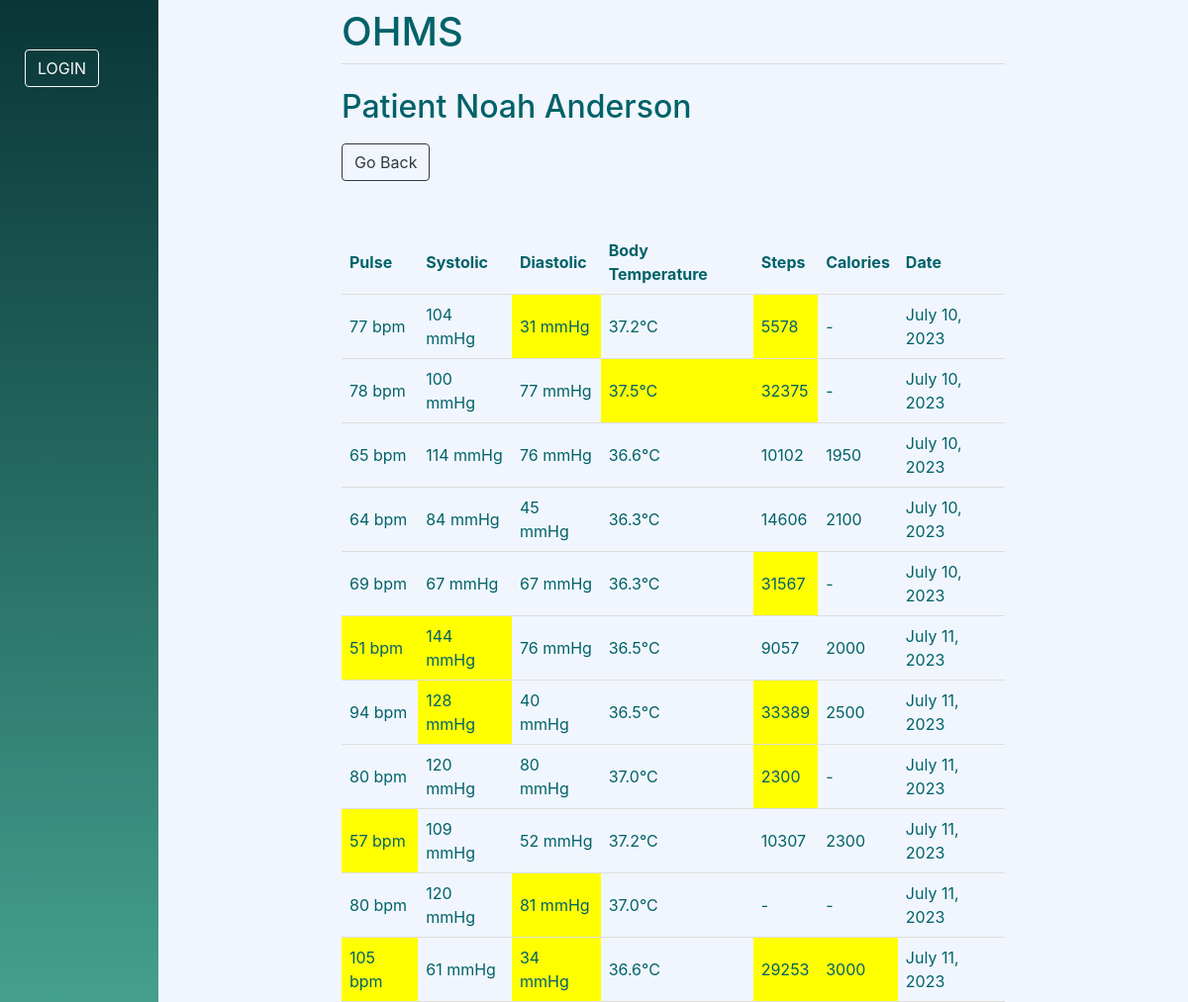
Page /doctors/view_data/Noah/Anderson/ on the committed database.
### ohms_app/models.py (models this page shows, shortened)
class Patient(models.Model):
    user = models.OneToOneField(CustomUser, on_delete=models.CASCADE)
    first_name = models.CharField(max_length=255)
    last_name = models.CharField(max_length=255)
    age = models.PositiveBigIntegerField(null=True, blank=True)
    role = models.CharField(max_length=10)
    doctor = models.ForeignKey(Doctor, on_delete=models.SET_NULL, blank=True, null=True)

class HealthMetric(models.Model):
    patient = models.ForeignKey(Patient, on_delete=models.CASCADE, related_name='metrics')
    pulse = models.IntegerField(null=True, default=80)
    systolic = models.IntegerField(null=True, default=120)
    diastolic = models.IntegerField(null=True, default=80)
    body_temperature = models.FloatField(null=True, default=37)
    steps = models.IntegerField(null=True, default=0)
    calories = models.IntegerField(null=True, default=0)
    date = models.DateField(auto_now_add=True)

### ohms_app/views.py (the view)
# urls.py: path('doctors/view_data/<str:first_name>/<str:last_name>/', views.doctors_data, name="view_data"),
def doctors_data(request, first_name, last_name):
    patient = get_object_or_404(Patient, first_name=first_name, last_name=last_name)
    health_metrics = HealthMetric.objects.filter(patient=patient)
    for m in health_metrics:
        m.pulse_in_range = isInRange(m.pulse, 60, 100)
        m.systolic_in_range = isInRange(m.systolic, 60, 120)
        m.diastolic_in_range = isInRange(m.diastolic, 40, 80)
        m.body_in_range = isInRange(m.body_temperature, 36.1, 37.2)
        m.steps_in_range = isInRange(m.steps, 7500, 25000)
        m.calories_in_range = isInRange(m.calories, 1750, 2700)
    return render(request, "ohms_app/doctors/view_data.html", {'patient': patient, 'health_metrics': health_metrics})

### ohms_app/utils.py (called while the page is built)
def isInRange (field_value, min_value, max_value):
        if field_value >0:
            if field_value < min_value or field_value > max_value:
                return False
            return True
        return True

### ohms_app/templates/ohms_app/doctors/view_data.html (shortened to what this page needs)
{% extends 'ohms_app/base.html' %}
{% block content %}
    <h2>Patient {{ patient.first_name }} {{ patient.last_name }}</h2>
    <a href="{% url 'view_patients' %}">
        <button class="btn btn-outline-dark" style="margin-top: 10px;">Go Back</button>
    </a>
        <table style="margin-top: 50px;">
            <thead>
                <tr>
                    <th>Pulse</th>
                    <th>Systolic</th>
                    <th>Diastolic</th>
                    <th>Body Temperature</th>
                    <th>Steps</th>
                    <th>Calories</th>
                    <th>Date</th>
                </tr>
            </thead>
            <tbody>
                {% for m in health_metrics %}
                    <tr>
                        <td {% if not m.pulse_in_range %}class="highlight-y" {% endif %}>{% if m.pulse == 0 %}-{% else %}{{ m.pulse }} bpm{% endif %}</td>
                        <td {% if not m.systolic_in_range %}class="highlight-y" {% endif %}>{% if m.systolic == 0 %}-{% else %}{{ m.systolic }} mmHg{% endif %}</td>
                        <td {% if not m.diastolic_in_range %}class="highlight-y" {% endif %}>{% if m.diastolic == 0 %}-{% else %}{{ m.diastolic }} mmHg{% endif %}</td>
                        <td {% if not m.body_in_range %}class="highlight-y" {% endif %}>{% if m.body_temperature == 0 %}-{% else %}{{ m.body_temperature }}&deg;C{% endif %}</td>
                        <td {% if not m.steps_in_range %}class="highlight-y" {% endif %}>{% if m.steps == 0 %}-{% else %}{{ m.steps }}{% endif %}</td>
                        <td {% if not m.calories_in_range %}class="highlight-y" {% endif %}>{% if m.calories == 0 %}-{% else %}{{ m.calories }}{% endif %}</td>
                        <td>{{ m.date }}</td>
                    </tr>
                {% endfor %}
            </tbody>
        </table>
{% endblock %}

### ohms_app/templates/ohms_app/base.html (style rules this page uses)
html, body { height: 100%; margin: 0; padding: 0; }
* { box-sizing: border-box; }
table { border-collapse: collapse; width: 100%; }
th, td { padding: 8px; text-align: left; border-bottom: 1px solid #ddd; }
.highlight-y { background-color: yellow; }

### rows in the picture
Patient: first_name "Noah", last_name "Anderson"
HealthMetric: pulse "77", systolic "104", diastolic "31", body_temperature "37.2", steps "5578", date "July 10, 2023"
HealthMetric: pulse "78", systolic "100", diastolic "77", body_temperature "37.5", steps "32375", date "July 10, 2023"
HealthMetric: pulse "65", systolic "114", diastolic "76", body_temperature "36.6", steps "10102", calories "1950", date "July 10, 2023"
HealthMetric: pulse "64", systolic "84", diastolic "45", body_temperature "36.3", steps "14606", calories "2100", date "July 10, 2023"
HealthMetric: pulse "69", systolic "67", diastolic "67", body_temperature "36.3", steps "31567", date "July 10, 2023"
HealthMetric: pulse "51", systolic "144", diastolic "76", body_temperature "36.5", steps "9057", calories "2000", date "July 11, 2023"
HealthMetric: pulse "94", systolic "128", diastolic "40", body_temperature "36.5", steps "33389", calories "2500", date "July 11, 2023"
HealthMetric: pulse "80", systolic "120", diastolic "80", body_temperature "37.0", steps "2300", date "July 11, 2023"
HealthMetric: pulse "57", systolic "109", diastolic "52", body_temperature "37.2", steps "10307", calories "2300", date "July 11, 2023"
HealthMetric: pulse "80", systolic "120", diastolic "81", body_temperature "37.0", date "July 11, 2023"
HealthMetric: pulse "105", systolic "61", diastolic "34", body_temperature "36.6", steps "29253", calories "3000", date "July 11, 2023"
